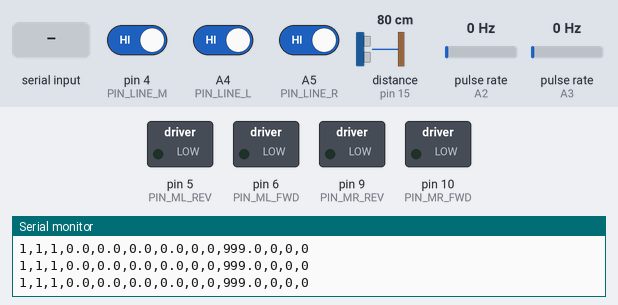
This sketch was run on a simulated Arduino Uno, built with avr-gcc and run on an emulated ATmega328P. On the bench: switched loads named in the sketch (green lamp = pin HIGH), the last lines printed to the serial monitor. Wiring (inferred from the names in the program): ultrasonic range finder: trigger pin 14; echo pin 15; 2 × pulse sensor: data A2 / data A3. The test bench sets the inputs (shaded band); at power-on: pulse rate (sensors on A2, A3) 0 Hz, pin 4 (PIN_LINE_M) HIGH, A4 (PIN_LINE_L) HIGH, A5 (PIN_LINE_R) HIGH, distance to the obstacle (sensor on pin 15) 80 cm. The echo pulse lasts 58.3 µs per cm; pins used as bus, display or sensor lines are not drawn.

Above: at 1.2 s.
1.3 s: "R90\n" received over Serial
At 2.3 s:
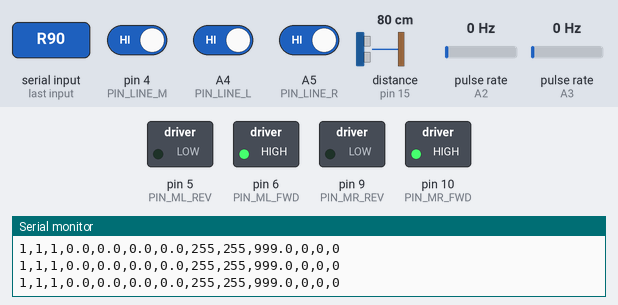
3.2 s: pulse rate (sensor on A2) set to 50 Hz
At 5.6 s:
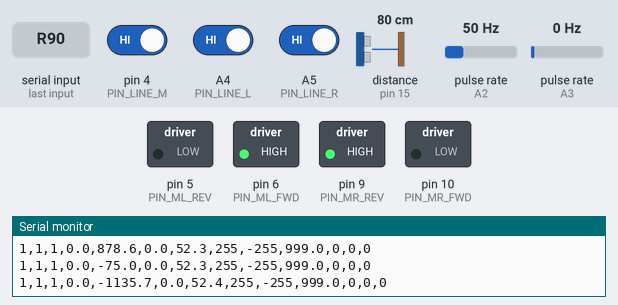
6.2 s: pulse rate (sensor on A3) set to 100 Hz
At 7.5 s:
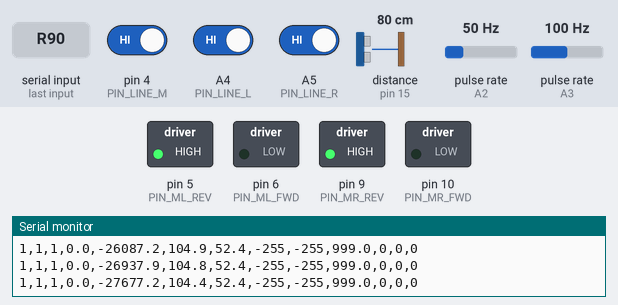
8.0 s: pulse rate (sensor on A2) set to 4 Hz
At 11.6 s:
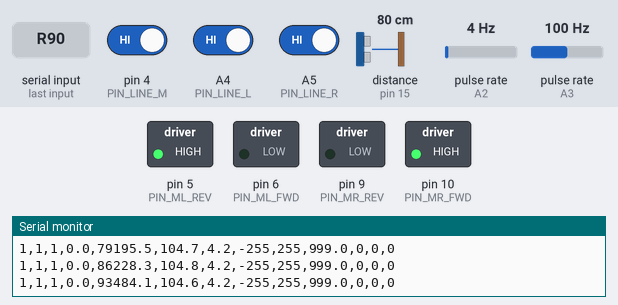
Timing chart, 0 to 12.0 s (numbered marks = the images above; inputs shaded):
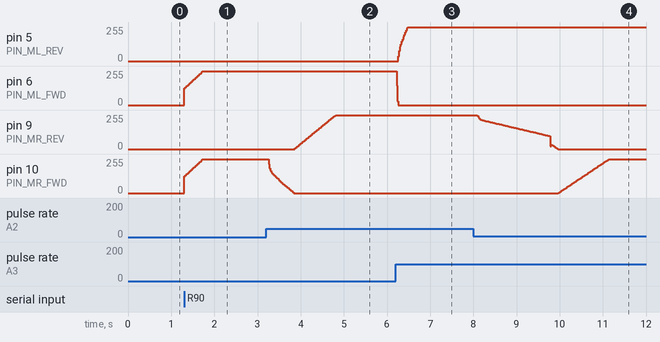

The sketch:

straight.ino
```cpp
/* ============================================================================
 *  差速轮机器人 · 直线行驶闭环控制系统
 *  ---------------------------------------------------------------------------
 *  平台 : Arduino UNO / Nano (ATmega328P, 16MHz)
 *  目标 : 纠正电机差异、电池电压波动、左右轮径/齿比不一致造成的转向偏移
 *
 *  【控制结构】三层闭环，自下而上
 *    ① 内环  双轮速度环 (PI)   —— 20ms 定点调度，抗电池跌落/电机差异/摩擦
 *    ② 中环  差速环 (PI)       —— 航向误差 → 左右轮速度差，纠正持续跑偏
 *    ③ 外环  循迹环 (P+积分)   —— 三探头横向误差 → 转向修正，兜住真实路径
 *
 *  【状态变量】
 *    f  任务号 1~3   ← 串口 "1,x"
 *    r  现场号 1~3   ← 串口 "2,xx"
 *
 *  ========================================================================== */

#include <Arduino.h>
#include <avr/interrupt.h>
#include <avr/pgmspace.h>

/* ========================= 1. 硬件引脚 =========================
 *  ⚠ 引脚冲突警告（务必核对）
 *  Arduino 上 A3 与数字口 3 是【同一个引脚】(PC3)。
 *  本设计把中循迹探头移到 D4，避开与编码器 A3 的冲突。
 *  若你的实车已按旧接线，请核对下表并只改这一段。
 *  --------------------------------------------------------------- */
#define PIN_LINE_L     A4      // 左循迹探头（数字输出）
#define PIN_LINE_M     4       // 中循迹探头（原 D3 → 因与 A3 冲突改 D4）
#define PIN_LINE_R     A5      // 右循迹探头

#define PIN_ENC_L      A3      // 左编码器  PCINT11 / PC3
#define PIN_ENC_R      A2      // 右编码器  PCINT10 / PC2

#define PIN_ML_FWD     6       // 左轮正转 PWM (Motor-1 IN1)
#define PIN_ML_REV     5       // 左轮反转 PWM (Motor-1 IN2)
#define PIN_MR_FWD     10      // 右轮正转 PWM (Motor-0 IN1)
#define PIN_MR_REV     9       // 右轮反转 PWM (Motor-0 IN2)

#define PIN_TRIG       14      // 超声波 TRIG
#define PIN_ECHO       15      // 超声波 ECHO

/* ========================= 2. 机械与电气标定 =========================
 *  ★ 以下参数必须按你的实车实测标定，见文末"标定流程"
 *  --------------------------------------------------------------- */
#define ENC_PPR_L      30.0    // 左编码器每转边沿数（15孔盘 × 上下沿 = 30）
#define ENC_PPR_R      30.0    // 右编码器每转边沿数
#define WHEEL_DIA_L_CM 5.00    // 左轮有效直径 cm
#define WHEEL_DIA_R_CM 5.00    // 右轮有效直径 cm  ← 若与左不同，在此填真实值
#define TRACK_WIDTH_CM 14.0    // 左右轮接触点间距 cm（算航向用）

// 单脉冲行进距离（cm）：π·D / 每转边沿数
#define CM_PER_EDGE_L  (3.14159265 * WHEEL_DIA_L_CM / ENC_PPR_L)
#define CM_PER_EDGE_R  (3.14159265 * WHEEL_DIA_R_CM / ENC_PPR_R)

/* ========================= 3. 控制周期与滤波 ========================= */
#define CTRL_PERIOD_MS 20UL    // 内环周期 20ms = 50Hz
#define CTRL_HZ        (1000.0 / CTRL_PERIOD_MS)
#define SPEED_LP_A     0.50    // 一阶低通系数（测速平滑）0.3~0.7
#define STALL_US       150000UL// 超 150ms 无脉冲 → 该轮视为停转
#define PWM_MAX        255     // PWM 上限
#define PWM_MIN        0       // 启动死区补偿：低速不转时填 40~70，0=关闭

/* 超声波 */
#define STOP_NEAR_CM   13      // 近于此值判定为已抵近/过冲 → 仍按障碍处理
#define STOP_FAR_CM    17      // 远于此值视为无障碍
#define ECHO_TIMEOUT_US 2000UL // 回波超时（可测约 26~29cm）
#define ULTRA_PERIOD_US 20000UL

/* 横向纠偏（循迹环） */
#define LINE_ERR_GAIN  0.45    // 横向误差(cm) → 差速速度(cm/s) 的比例
#define HEADING_KP     1.20    // 航向误差 → 差速速度 比例
#define HEADING_KI     0.35    // 航向误差积分 → 消除持续跑偏
#define HEADING_CLAMP  14.0    // 中环差速输出限幅 cm/s
#define TRIM_MAX       6.0     // 静态机械补偿上限 cm/s（左正右负 = 右偏补偿）

/* 掉线保护 */
#define LOST_LINE_MS   1200    // 连续丢线超此时长 → 停车保护
#define OFF_LINE_CONF  3       // 横向纠偏连续命中此时长才生效（去抖）

/* ========================= 4. 任务流程配置 ========================= */
#define BOOT_WAIT_TASK 1       // 1=上电原地等 "1,x"
#define START_FWD_MS   1500UL  // 出发段时长
#define UNLOCK_DELAY_MS 3000UL // 进入巡线 3s 后解锁超声波

int f = 0;             // 任务号 1~3
int r = 0;             // 现场号 1~3

bool taskReady   = !BOOT_WAIT_TASK;
bool phase2      = false;
bool ultraArmed  = false;
bool waitingR    = false;
bool stopLocked  = false;
bool running     = false;   // 直线闭环是否使能

unsigned long fwdUntil    = 0;
unsigned long lineStart   = 0;   // 进入巡线时刻
unsigned long lostSince   = 0;

/* 调试阶段量 */
#define ST_WAIT_TASK 0
#define ST_START_FWD 1
#define ST_LINE      2
#define ST_STOP_READ 3
int stage = BOOT_WAIT_TASK ? ST_WAIT_TASK : ST_LINE;

/* ========================= 5. 编码器 =========================
 *  用 PCINT 引脚变化中断测"相邻边沿时间间隔"，而非窗口数脉冲。
 *  15孔盘一圈仅 30 边沿（0.52cm/脉冲），30cm/s 时 50ms 窗口只 3 个脉冲，
 *  窗口计数法量化误差 ±10cm/s，会把 PID 搅疯；测周期法分辨率约 0.007cm/s。
 * ========================================================== */
volatile long     encCntL = 0, encCntR = 0;      // 累计脉冲（带符号，测里程）
volatile uint32_t encDtL  = 0, encDtR  = 0;      // 相邻边沿间隔 us
volatile uint32_t encTmL  = 0, encTmR  = 0;      // 上一边沿时刻 us
volatile uint8_t  pcLast  = 0;
volatile int8_t   dirL = 1, dirR = 1;           // 指令方向（单路编码器无法自辨转向）

ISR(PCINT1_vect)
{
    uint32_t now = micros();
    uint8_t  cur = PINC;
    uint8_t  chg = cur ^ pcLast;
    pcLast = cur;

    if(chg & _BV(PC2)) {                         // A2 → 右轮
        encDtR = now - encTmR;
        encTmR = now;
        encCntR += dirR;
    }
    if(chg & _BV(PC3)) {                         // A3 → 左轮
        encDtL = now - encTmL;
        encTmL = now;
        encCntL += dirL;
    }
}

/* 由脉冲间隔换算带符号速度(cm/s)，自动处理停转衰减 */
static double readSpeed(volatile uint32_t *dt, volatile uint32_t *tm,
                        double cmPerEdge, int8_t dir)
{
    // 4字节变量在中断里被整体改写，主循环读会撕裂 → 快照后再算
    uint32_t d, tmSnap;
    uint8_t  s;
    noInterrupts();
    d      = *dt;
    tmSnap = *tm;
    s      = (uint8_t)dir;
    interrupts();

    uint32_t age = micros() - tmSnap;            // 距最后脉冲已过多久
    uint32_t t   = (d > age) ? d : age;          // 取大者：停转时随 age 平滑归零

    double mag = 0.0;
    if(t != 0 && t < STALL_US)
        mag = cmPerEdge * 1000000.0 / (double)t; // v = 距离/时间
    return s ? mag : -mag;
}

/* ========================= 6. 闭环控制器 =========================
 *  innerPI  单轮速度环
 *  headPI   差速环（航向保持）
 * ========================================================== */
struct WheelPI {
    double kp, ki;
    double integ;      // 积分项
    double lastMeas;   // 上一拍实测（微分/抗突跳用）

    void reset() { integ = 0.0; lastMeas = 0.0; }
    void gains(double p, double i) { kp = p; ki = i; }

    // 速度环：out = kp*e + ∫ki*e dt，抗积分饱和
    double step(double setpoint, double meas, double dtSec)
    {
        double e   = setpoint - meas;
        integ += ki * e * dtSec;
        if(integ >  PWM_MAX) integ =  PWM_MAX;
        if(integ < -PWM_MAX) integ = -PWM_MAX;

        double out = kp * e + integ;
        if(out >  PWM_MAX) out =  PWM_MAX;
        if(out < -PWM_MAX) out = -PWM_MAX;
        lastMeas = meas;
        return out;
    }
} wl, wr;

struct HeadPI {
    double kp, ki;
    double integ;

    void reset() { integ = 0.0; }
    void gains(double p, double i) { kp = p; ki = i; }

    // 航向环：out = kp*e + ∫ki*e dt，输出为左右轮速度差(cm/s)
    double step(double headingErr, double dtSec, double limit)
    {
        integ += ki * headingErr * dtSec;
        if(integ >  limit) integ =  limit;
        if(integ < -limit) integ = -limit;

        double out = kp * headingErr + integ;
        if(out >  limit) out =  limit;
        if(out < -limit) out = -limit;
        return out;
    }
} head;

/* 运行时可改参数 */
double kpSpeed = 4.0;    // 速度环比例
double kiSpeed = 10.0;   // 速度环积分
double trimBias = 0.0;   // 静态机械补偿：>0 左轮加速(右转)，<0 右轮加速
double baseSpeed = 30.0; // 闭环基速 cm/s

double tgtL = 0.0, tgtR = 0.0;
double spdL = 0.0, spdR = 0.0;   // 滤波后实测
int    pwmL = 0,    pwmR = 0;

/* 横向与航向估计 */
double lineErrCm  = 0.0;   // 横向偏移估计(cm)，正=车偏线右侧
double headingRad = 0.0;   // 航向角(rad)，由左右轮里程差积分得到
uint8_t offConf = 0;       // 横向纠偏连续命中计数

/* ========================= 7. 电机输出层 =========================
 *  全工程唯一写电机引脚处。pwm>=0 正转，pwm<0 反转，0 松手。
 *  ★ 左轮 = Motor-1(D6/D5)，右轮 = Motor-0(D10/D9)
 *    这是由原始 L() 语义反推的：被倒转的那一路才是左轮。
 * ========================================================== */
static void motorLR(int pL, int pR)
{
    if(pL >= 0) { analogWrite(PIN_ML_FWD, pL); analogWrite(PIN_ML_REV, 0);    dirL =  1; }
    else        { analogWrite(PIN_ML_FWD, 0);   analogWrite(PIN_ML_REV, -pL); dirL = -1; }

    if(pR >= 0) { analogWrite(PIN_MR_FWD, pR); analogWrite(PIN_MR_REV, 0);    dirR =  1; }
    else        { analogWrite(PIN_MR_FWD, 0);   analogWrite(PIN_MR_REV, -pR); dirR = -1; }
}

/* 运动原语：只设目标速度，不直接写 PWM */
static void stopAll()
{
    tgtL = tgtR = 0.0;
    motorLR(0, 0);            // 立刻松引脚，不等下一拍
    wl.reset(); wr.reset();
}

/* ========================= 8. 横向偏移与航向估计 =========================
 *  三探头 (a=左,b=中,c=右) → 横向偏差等级
 *    b亮            → 在线中央，偏置 0
 *    a+b亮 / b+c亮  → 轻度偏移，±1
 *    仅a / 仅c      → 重度偏移，±2
 *    全白           → 丢线
 *  横向偏差按"探头间距"换算成 cm，供循迹环使用。
 * ========================================================== */
#define SENSOR_GAP_CM 3.0     // 相邻探头中心距 cm

static uint8_t a = 0, b = 0, c = 0;

static double estimateLineErr(uint8_t la, uint8_t mb, uint8_t rc)
{
    if(mb) {                                  // 中间见线
        if(la && !rc)  return -SENSOR_GAP_CM; // 线在左 → 车偏右
        if(rc && !la)  return  SENSOR_GAP_CM; // 线在右 → 车偏左
        return 0.0;
    }
    if(la && !rc)  return -2.0 * SENSOR_GAP_CM;  // 仅左见线
    if(rc && !la)  return  2.0 * SENSOR_GAP_CM;  // 仅右见线
    return 0.0;
}

/* 航向角：由左右轮里程差 / 轮距 积分得到（差速积分法） */
static void updateHeading()
{
    static double distL = 0.0, distR = 0.0;
    long cl, cr;
    noInterrupts();
    cl = encCntL; cr = encCntR;
    interrupts();

    distL += (double)cl * CM_PER_EDGE_L;
    distR += (double)cr * CM_PER_EDGE_R;
    headingRad = (distR - distL) / TRACK_WIDTH_CM;
}

/* ========================= 9. 直线闭环核心 =========================
 *  每 CTRL_PERIOD_MS 执行一次：
 *    ① 测速(周期法) → 低通滤波
 *    ② 横向偏差(循迹) + 航向误差(积分差速)
 *    ③ 三环合成左右目标速度
 *    ④ 双轮 PI → PWM
 * ========================================================== */
static unsigned long lastCtrl = 0;

static void controlStep()
{
    unsigned long now = millis();
    unsigned long el  = now - lastCtrl;
    if(el < CTRL_PERIOD_MS) return;
    lastCtrl = now;
    double dt = (el > 200) ? 0.2 : el / 1000.0;   // 钳上限，防长阻塞后积分冲顶

    /* ① 测速 + 滤波 */
    double sL = readSpeed(&encDtL, &encTmL, CM_PER_EDGE_L, dirL);
    double sR = readSpeed(&encDtR, &encTmR, CM_PER_EDGE_R, dirR);
    spdL += SPEED_LP_A * (sL - spdL);
    spdR += SPEED_LP_A * (sR - spdR);

    if(!running) { stopAll(); return; }

    /* 出发段：纯直行 1.5s，闭环不介入（此时还没有路径参考） */
    if(fwdUntil && now < fwdUntil) {
        tgtL = tgtR = baseSpeed;
        double oL = wl.step(tgtL, spdL, dt);
        double oR = wr.step(tgtR, spdR, dt);
        pwmL = (int)oL; pwmR = (int)oR;
        motorLR(pwmL, pwmR);
        return;
    }

    /* ② 横向偏差（循迹环输入） */
    double rawErr = estimateLineErr(a, b, c);
    lineErrCm = rawErr;

    /* 掉线检测 */
    if(a == 0 && b == 0 && c == 0) {
        if(lostSince == 0) lostSince = now;
        if(now - lostSince > LOST_LINE_MS) { stopAll(); running = false; return; }
    } else {
        lostSince = 0;
    }

    /* 横向纠偏：连续命中 OFF_LINE_CONF 次才生效，避免探头抖动导致蛇形 */
    if(rawErr != 0.0) { if(offConf < 255) offConf++; }
    else              { offConf = 0; }

    /* ③ 差速合成
     *   lineCmd : 循迹横向纠偏（外环）
     *   headCmd : 航向保持（中环），直接用航向角误差
     *   trimBias: 静态机械补偿（电机/轮径不对称）
     *   三者叠加得到左右轮速度差 delta
     */
    double lineCmd = 0.0;
    if(offConf >= OFF_LINE_CONF)
        lineCmd = -LINE_ERR_GAIN * rawErr;      // 线偏左则左轮减速、右轮加速 → 车左转

    updateHeading();
    double headCmd = head.step(headingRad, dt, HEADING_CLAMP);

    double delta = lineCmd + headCmd + trimBias;
    if(delta >  HEADING_CLAMP) delta =  HEADING_CLAMP;
    if(delta < -HEADING_CLAMP) delta = -HEADING_CLAMP;

    /* 基速：跑偏时自动降速，留出转向余量 */
    double base = baseSpeed;
    base -= fabs(delta) * 0.8;
    if(base < 12.0) base = 12.0;

    tgtL = base - delta * 0.5;   // delta>0 → 左轮减速、右轮加速 → 右转
    tgtR = base + delta * 0.5;

    /* ④ 双轮 PI → PWM */
    double oL = wl.step(tgtL, spdL, dt);
    double oR = wr.step(tgtR, spdR, dt);

    // 启动死区补偿
    if(oL > 0 && oL < PWM_MIN) oL = PWM_MIN;
    if(oL < 0 && oL > -PWM_MIN) oL = -PWM_MIN;
    if(oR > 0 && oR < PWM_MIN) oR = PWM_MIN;
    if(oR < 0 && oR > -PWM_MIN) oR = -PWM_MIN;

    pwmL = (int)oL; pwmR = (int)oR;
    motorLR(pwmL, pwmR);
}

/* ========================= 10. 超声波 ========================= */
static volatile float distance = 999.0;
static uint8_t ultraState = 0;
static unsigned long lastTrig = 0;

static void updateUltrasonic()
{
    if(ultraState == 0) {
        if(micros() - lastTrig > ULTRA_PERIOD_US) {
            digitalWrite(PIN_TRIG, LOW);  delayMicroseconds(2);
            digitalWrite(PIN_TRIG, HIGH); delayMicroseconds(10);
            digitalWrite(PIN_TRIG, LOW);
            lastTrig = micros();
            ultraState = 1;
        }
    } else {
        uint32_t dur = pulseIn(PIN_ECHO, HIGH, ECHO_TIMEOUT_US);
        distance = (dur > 0) ? (dur / 58.0f) : 999.0f;
        ultraState = 0;
    }
}

/* 停车判定：距离落在 [STOP_NEAR, STOP_FAR] 带内即锁停
 * ⚠ 历史坑：早期用 (d>0 && d<17) 单边判据，车稍快就会从 >17 一步跨到 <13，
 *   掉出窗口反而放行，越近越危险。故此处保留近端下界作为"已抵近"兜底。 */
static void checkObstacle()
{
    static uint8_t clearCnt = 0;
    if(!ultraArmed) { stopLocked = false; return; }

    if(distance <= STOP_FAR_CM && distance >= 0.0f) {
        clearCnt   = 0;
        stopLocked = true;
        if(!waitingR) { waitingR = true; stage = ST_STOP_READ; }
    } else if(stopLocked) {
        if(++clearCnt >= 2) stopLocked = false;
    } else {
        clearCnt = 0;
    }
}

/* ========================= 11. 串口指令 =========================
 *  "1,x"   任务号 f=x，调 qu()，出发 1.5s
 *  "2,xx"  现场号 r=xx%10，与 f 比对
 *  R       使能直线闭环    S  停止并复位
 *  V30     基速   K4  速度Kp   J10 速度Ki
 *  H1.2   航向Kp  D0.35 航向Ki  M6  静态补偿(trim)
 * ========================================================== */
static void qu()  { }   // 取件机构（待实现）
static void fan() { }   // 放置（待实现）
static void gui() { }   // 归位（待实现）

static void handleTask(int code, int val)
{
    int d = val % 10;
    if(d < 1 || d > 3) { Serial.println(F("# bad code: need 1,x or 2,xx")); return; }

    if(code == 1) {
        f = d; taskReady = true; phase2 = false; ultraArmed = false;
        waitingR = false; stopLocked = false;
        qu();
        fwdUntil  = millis() + START_FWD_MS;
        lineStart = 0;
        stage     = ST_START_FWD;
        running   = false;
        wl.reset(); wr.reset(); head.reset();
        Serial.print(F("# task f=")); Serial.println(f);
        return;
    }

    if(code == 2) {
        if(!phase2) { Serial.println(F("# not armed yet: wait 3s line-follow")); return; }
        r = d;
        Serial.print(F("# read r=")); Serial.print(r);
        Serial.print(F("  f="));      Serial.println(f);

        if(r == f) {
            fan(); gui();
            waitingR = false; stopLocked = false;
            stage = ST_LINE;
            Serial.println(F("# MATCH -> placed, back to line"));
        } else {
            waitingR = false; stopLocked = false;
            stage = ST_LINE;
            Serial.println(F("# NOT match -> back to line"));
        }
        running = true;
        return;
    }
    Serial.println(F("# unknown task cmd"));
}

static void applyCmd(char *c)
{
    // 含逗号 → 任务指令
    for(char *p = c; *p; p++) {
        if(*p == ',') {
            *p = 0;
            handleTask(atoi(c), atoi(p + 1));
            return;
        }
    }

    if(c[0] == 'R')      { running = true;  lostSince = 0; offConf = 0; head.reset(); Serial.println(F("# running")); return; }
    if(c[0] == 'S')      { running = false; stopAll(); Serial.println(F("# stopped")); return; }
    if(c[0] == '0')      { head.reset(); wl.reset(); wr.reset(); trimBias = 0.0; Serial.println(F("# reset")); return; }

    if(c[0] == 'V') { baseSpeed = atof(c + 1); if(baseSpeed < 0 || baseSpeed > 60) baseSpeed = 30.0; Serial.print(F("# base ")); Serial.println(baseSpeed); return; }
    if(c[0] == 'K') { kpSpeed = atof(c + 1); wl.gains(kpSpeed, kiSpeed); wr.gains(kpSpeed, kiSpeed); Serial.print(F("# speedKp ")); Serial.println(kpSpeed); return; }
    if(c[0] == 'J') { kiSpeed = atof(c + 1); wl.gains(kpSpeed, kiSpeed); wr.gains(kpSpeed, kiSpeed); Serial.print(F("# speedKi ")); Serial.println(kiSpeed); return; }
    if(c[0] == 'H') { head.kp = atof(c + 1); Serial.print(F("# headKp ")); Serial.println(head.kp); return; }
    if(c[0] == 'D') { head.ki = atof(c + 1); Serial.print(F("# headKi ")); Serial.println(head.ki); return; }
    if(c[0] == 'M') { trimBias = atof(c + 1); Serial.print(F("# trim ")); Serial.println(trimBias); return; }

    Serial.println(F("# unknown cmd"));
}

static void handleSerial()
{
    static char buf[16];
    static uint8_t idx = 0;
    while(Serial.available() > 0) {
        char ch = (char)Serial.read();
        if(ch == '\n' || ch == '\r') {
            if(idx > 0) { buf[idx] = 0; applyCmd(buf); idx = 0; }
        } else if(idx < sizeof(buf) - 1) {
            buf[idx++] = ch;
        }
    }
}

/* ========================= 12. setup / loop ========================= */
void setup()
{
    Serial.begin(115200);

    pinMode(PIN_LINE_L, INPUT);
    pinMode(PIN_LINE_M, INPUT);
    pinMode(PIN_LINE_R, INPUT);

    pinMode(PIN_ML_FWD, OUTPUT); pinMode(PIN_ML_REV, OUTPUT);
    pinMode(PIN_MR_FWD, OUTPUT); pinMode(PIN_MR_REV, OUTPUT);

    pinMode(PIN_TRIG, OUTPUT);
    pinMode(PIN_ECHO, INPUT);

    pinMode(PIN_ENC_L, INPUT_PULLUP);
    pinMode(PIN_ENC_R, INPUT_PULLUP);
    delay(2);
    pcLast = PINC;
    PCMSK1 |= _BV(PCINT10) | _BV(PCINT11);   // 只放行 A2/A3，挡掉 A4/A5 循迹
    PCICR  |= _BV(PCIE1);

    wl.gains(kpSpeed, kiSpeed);
    wr.gains(kpSpeed, kiSpeed);
    head.gains(HEADING_KP, HEADING_KI);

    motorLR(0, 0);
    lastCtrl = millis();

    Serial.println(F("# ready. 1,x=task  2,xx=report  R=run  S=stop  0=reset"));
}

void loop()
{
    // ① 读循迹传感器
    a = digitalRead(PIN_LINE_L);
    b = digitalRead(PIN_LINE_M);
    c = digitalRead(PIN_LINE_R);

    // ② 串口指令（非阻塞）
    handleSerial();

    // ③ 超声波 + 障碍判定
    updateUltrasonic();
    checkObstacle();

    // ④ 闭环控制（20ms 定点）
    controlStep();

    // ⑤ 出发段 1.5s 走完 → 进入巡线并启动计时
    if(stage == ST_START_FWD && millis() >= fwdUntil) {
        fwdUntil = 0;
        stage    = ST_LINE;
        lineStart = millis();
        running  = true;
        Serial.println(F("# forward done -> straight closed-loop"));
    }

    // ⑥ 进入巡线 3s 后解锁超声波
    if(stage == ST_LINE && lineStart != 0 && !ultraArmed &&
       millis() - lineStart >= UNLOCK_DELAY_MS) {
        ultraArmed = true;
        phase2    = true;
        Serial.println(F("# 3s elapsed -> ultrasonic armed"));
    }

    // ⑦ 调试输出，100ms 一次
    //    a,b,c,lineErr,headDeg,spdL,spdR,pwmL,pwmR,dist,f,r,stage
    static unsigned long lastPrint = 0;
    if(millis() - lastPrint > 100) {
        lastPrint = millis();
        Serial.print(a);            Serial.print(',');
        Serial.print(b);            Serial.print(',');
        Serial.print(c);            Serial.print(',');
        Serial.print(lineErrCm, 1); Serial.print(',');
        Serial.print(headingRad * 57.2958, 1); Serial.print(',');
        Serial.print(spdL, 1);      Serial.print(',');
        Serial.print(spdR, 1);      Serial.print(',');
        Serial.print(pwmL);         Serial.print(',');
        Serial.print(pwmR);         Serial.print(',');
        Serial.print(distance, 1);  Serial.print(',');
        Serial.print(f);            Serial.print(',');
        Serial.print(r);            Serial.print(',');
        Serial.println(stage);
    }
}
```

Measured:
- after the input at 1.3 s, pin 6 (PIN_ML_FWD), pin 10 (PIN_MR_FWD): moves from 0/255 to 255/255 over 0.44 s, starting at once
- after the input at 3.2 s, pin 9 (PIN_MR_REV): moves from 0/255 to 255/255 over 0.95 s, starting after 0.66 s; pin 10 (PIN_MR_FWD): moves from 255/255 to 0/255 over 0.59 s, starting after 0.05 s
- after the input at 6.2 s, pin 5 (PIN_ML_REV): moves from 0/255 to 255/255 over 0.22 s, starting after 0.06 s; pin 6 (PIN_ML_FWD): 255/255 → 0/255 at once
- after the input at 8.0 s, pin 10 (PIN_MR_FWD): moves from 0/255 to 255/255 over 1.2 s, starting after 2.0 s
